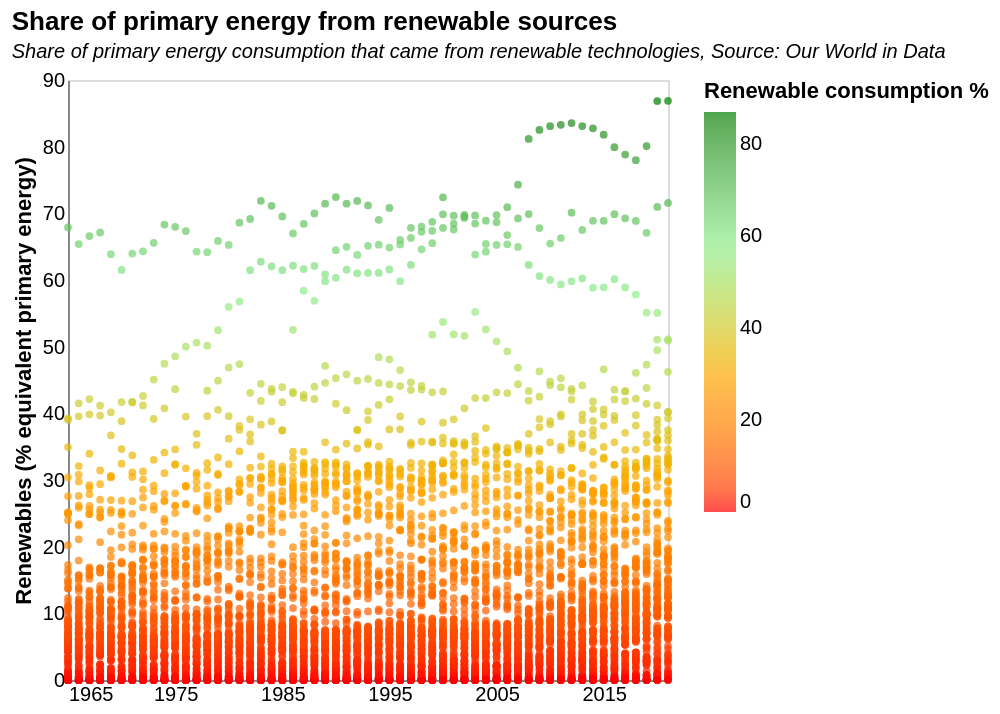

Here is the Vega-Lite specification saved for this chart:
### Vega-Lite specification from a JSON file in a GitHub repository (floating-point values rounded to 4 significant figures; data arrays with more than 128 entries replaced by an {"elided": "..."} marker saying what was removed)
{"$schema": "https://vega.github.io/schema/vega-lite/v5.json", "description": "A scatterplot showing the percentage of renewable energy used in different entities.", "title": {"text": "Share of primary energy from renewable sources", "subtitle": "Share of primary energy consumption that came from renewable technologies, Source: Our World in Data", "subtitleFontSize": 10, "subtitleFontStyle": "italic", "anchor": "start"}, "height": 300, "width": 300, "data": {"values": {"elided": "6153 records"}, "format": {"parse": {"Year": "date"}}}, "mark": {"type": "point", "filled": true, "size": 15}, "encoding": {"x": {"field": "Year", "type": "temporal", "axis": {"ticks": false, "grid": false}, "title": null}, "y": {"field": "Renewables (% equivalent primary energy)", "type": "quantitative", "axis": {"ticks": false, "grid": false}}, "tooltip": [{"field": "Entity"}, {"field": "Renewables (% equivalent primary energy)", "title": "Renewables %"}], "color": {"type": "quantitative", "scale": {"range": ["red", "orange", "lightgreen", "green"]}, "field": "Renewables (% equivalent primary energy)", "title": "Renewable consumption %"}}}
